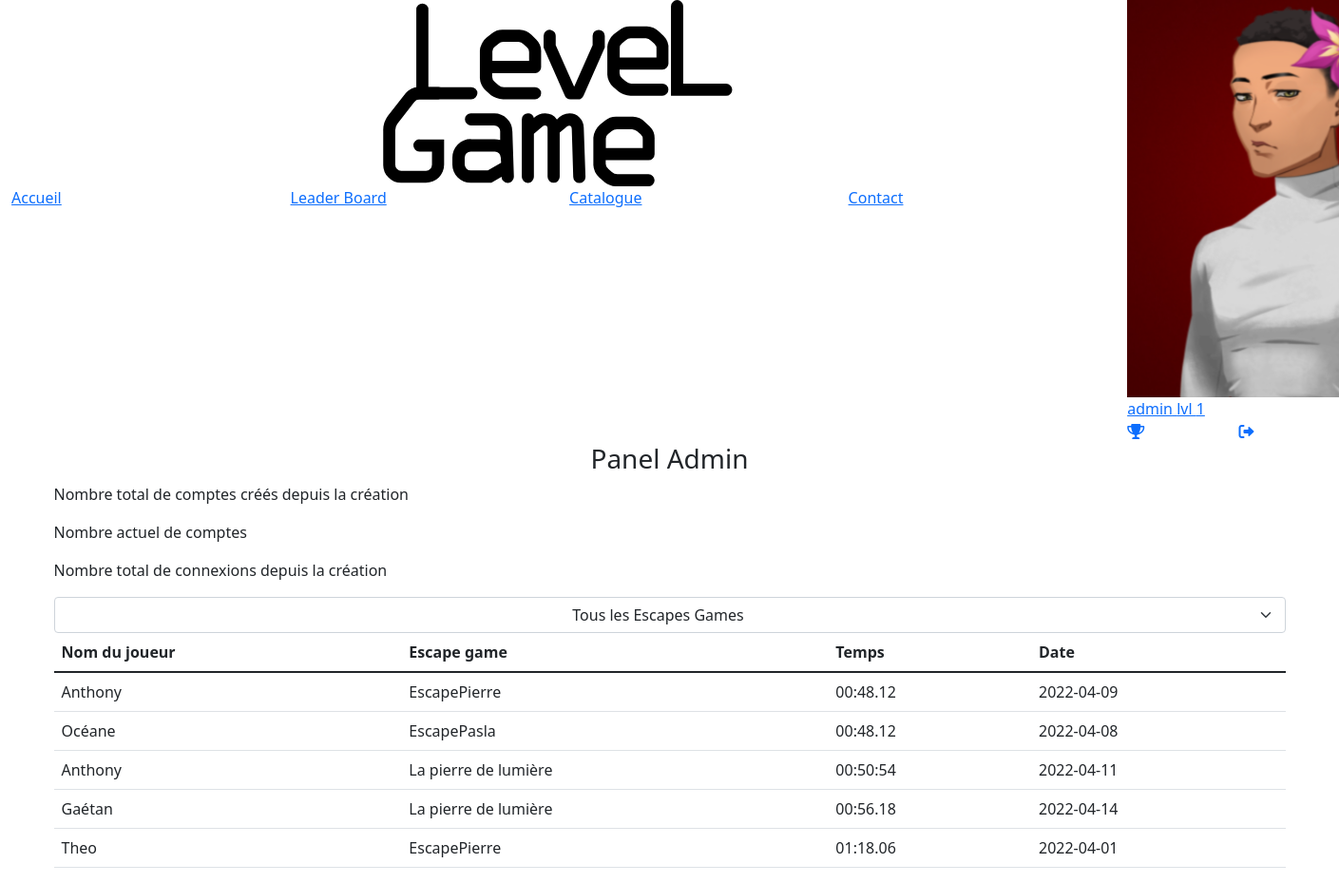
Screenshot of /?p=leaderboard (signed in) with the database file from the repository.
### tables this page shows
CREATE TABLE IF NOT EXISTS `user` (
  `idUser` int(11) NOT NULL AUTO_INCREMENT,
  `nom` varchar(47) NOT NULL,
  `email` varchar(100) NOT NULL,
  `mdp` varchar(30) NOT NULL,
  `niveau` int(11) NOT NULL,
  `adresse` varchar(60) NOT NULL,
  `cp` int(11) NOT NULL,
  `ville` varchar(60) NOT NULL,
  `admin` tinyint(1) DEFAULT NULL,
  PRIMARY KEY (`idUser`),
  KEY `niveau` (`niveau`) USING BTREE
);

CREATE TABLE IF NOT EXISTS `jouer` (
  `idUser` int(11) DEFAULT NULL,
  `idEscape` int(11) DEFAULT NULL,
  `date` date NOT NULL,
  `temps` varchar(10) NOT NULL,
  `note` int(5) DEFAULT NULL,
  `message` varchar(100) DEFAULT NULL,
  KEY `idUser` (`idUser`),
  KEY `idEscape` (`idEscape`)
);

CREATE TABLE IF NOT EXISTS `escapegame` (
  `idEscape` int(11) NOT NULL AUTO_INCREMENT,
  `nom` varchar(50) NOT NULL,
  `niveau` int(11) NOT NULL,
  `idType` int(11) NOT NULL,
  `adresse` varchar(60) NOT NULL,
  `cp` int(11) NOT NULL,
  `ville` varchar(60) NOT NULL,
  `description` text,
  PRIMARY KEY (`idEscape`),
  KEY `idType` (`idType`),
  KEY `niveau` (`niveau`)
);

### public/index.php (called while the page is built, shortened)
<?php
require_once "../src/core/rooter.php";
require "views/layout.php";
?>

### src/models/entity/User.php (called while the page is built, shortened)
<?php
class User{
    protected $nom;
    protected $niveau;
    public function getNom()
    {
        return $this->nom;
    }
    public function setNom($nom)
    {
        $this->nom = $nom;
        return $this;
    }
    public function getNiveau()
    {
        return $this->niveau;
    }
    public function setNiveau($niveau)
    {
        $this->niveau = $niveau;
        return $this;
    }
}
?>

### src/models/BddConnection.php (called while the page is built, shortened)
<?php
class BddConnection{
	protected $serveur = "localhost";
	protected $bdd 	= "blocb";
	protected $user = "root";
	protected $password = "";
	protected function getconnect(){
		try{
			$db = new PDO("mysql:host=$this->serveur;dbname=$this->bdd;charset=utf8",$this->user,$this->password);
			return $db;
		}
		catch(PDOException $erreur){
		return "Erreur : ". $erreur->getMessage();
		}
	}
	public function specifique($table,$champ,$id){
		$db = $this->getconnect();
		$sql = "SELECT * FROM $table WHERE $champ = :id";
		$rst = $db->prepare($sql);
		$rst->execute([":id" => $id]);
		return  $rst->fetchAll(PDO::FETCH_ASSOC);
	}
	public function createLeaderboard($filtre){
		$db = $this->getconnect();
		if($filtre == ""){
			$sql = "SELECT user.nom as nomuser,escapegame.nom as nomescape,jouer.temps,jouer.date
			FROM `jouer`
			INNER JOIN `escapegame` ON jouer.idEscape =escapegame.idEscape
			INNER JOIN `user` ON jouer.idUser = user.idUser
			ORDER BY jouer.temps;";
		}
		$rst = $db->prepare($sql);
		$rst->execute();
		return  $rst->fetchAll(PDO::FETCH_ASSOC);
	}
}
?>

### src/models/repository/JouerRepo.php (called while the page is built, shortened)
<?php
class JouerRepo extends BddConnection{
    public function StatsAll($filtre = ""){
        return $this->createLeaderboard($filtre);
    }
}
?>

### src/models/entity/Escapegame.php (called while the page is built, shortened)
<?php
class Escapegame{
    protected $nom;
    public function getNom()
    {
        return $this->nom;
    }
    public function setNom($nom)
    {
        $this->nom = $nom;
        return $this;
    }
}
?>

### src/models/entity/Jouer.php (called while the page is built, shortened)
<?php
class Jouer{
   protected $date;
   protected $temps;
   public function getDate()
   {
      return $this->date;
   }
   public function setDate($date)
   {
      $this->date = $date;
      return $this;
   }
   public function getTemps()
   {
      return $this->temps;
   }
   public function setTemps($temps)
   {
      $this->temps = $temps;
      return $this;
   }
}

### src/models/repository/UserRepo.php (called while the page is built, shortened)
<?php
class UserRepo extends BddConnection{
    protected $dataUserSelected;
    protected function getUserByChamp($typeChamp, $valueToSearch){
        return $this->specifique("user", $typeChamp, $valueToSearch);
    }
   public function setUserByChamp($champ , $nomChamp ){
       $tab = $this->getUserByChamp($champ , $nomChamp);
       $this->dataUserSelected = new User();
       $this->dataUserSelected->setIdUser($tab[0]["idUser"])
                ->setNom($tab[0]["nom"])
                ->setMail($tab[0]["email"])
                ->setMdp($tab[0]["mdp"])
                ->setNiveau($tab[0]["niveau"])
                ->setAdresse($tab[0]["adresse"])
                ->setCp($tab[0]["cp"])
                ->setVille($tab[0]["ville"])
                ->setAdmin($tab[0]["admin"]);
        return $this;
   }
    public function getDataUserSelected(){
        return $this->dataUserSelected;
    }
}
?>

### src/controller/leaderboard.php (the view, shortened to what this page needs)
<?php
$Leaderboard = [];
if(empty($_POST['SelectOption'])){
    $option = "";
}else{
    $option = $_POST['SelectOption'];
}
$appelbdd = new JouerRepo();
$leaderboard = $appelbdd->StatsAll($option);
foreach ($leaderboard as $key => $value){
    $jouer = new Jouer();
    $jouer->setDate($value["date"]);
    $jouer->setTemps($value["temps"]);
    $user = new User();
    $user->setNom($value["nomuser"]);
    $escape = new Escapegame();
    $escape->setNom($value["nomescape"]);
    array_push($Leaderboard, [$jouer, $user, $escape]);
}
$htmlLeaderboard = "";
foreach($Leaderboard as $key => $value){
    $htmlLeaderboard .= "<tr>"."<td>".$value[1]->getNom()."</td>"."<td>".$value[2]->getNom()."</td>"."<td>".$value[0]->getTemps()."</td>"."<td>".$value[0]->getDate()."</td>"."</tr>";
}
require("../public/views/leaderboard.php");
?>

### src/core/rooter.php (shortened to what this page needs)
<?php
$p = "";
if(isset($_GET["p"])){
	$p = $_GET["p"];
}
switch($p){
	case "leaderboard":
		require("../src/controller/leaderboard.php");
	break;
}
$page_content = ob_get_contents();
?>

### public/views/leaderboard.php (shortened to what this page needs)
<section class="container">
<?php $admin = $_SESSION['compte']['admin'] ?? "";
        if($admin == 1) : ?>
        <div class="row adminPanel">
            <h3 class="text-center">Panel Admin</h3>
            <section>
                <div class="row">
                    <p class="col-md-6">Nombre total de comptes créés depuis la création</p>
                    <p class="col-md-6"><?=$accountsCreated?></p>
                    <p class="col-md-6">Nombre actuel de comptes</p>
                    <p class="col-md-6"><?=$accounts?></p>
                    <p class="col-md-6">Nombre total de connexions depuis la création</p>
                    <p class="col-md-6" ><?=$connexions?></p>
                </div>
            </section>
        </div>
<?php endif ?>
            <form method="POST" id="form">
                <select name="SelectOption" class="form-select text-center" id="SelectOption"?>
                    <option value="" >Tous les Escapes Games </option>
                </select>
            </form>
    <table class="table">
        <thead>
            <tr>
            <th scope="col">Nom du joueur</th>
            <th scope="col">Escape game</th>
            <th scope="col">Temps</th>
            <th scope="col">Date</th>
            </tr>
        </thead>
        <tbody>
            <?= $htmlLeaderboard ?>
        </tbody>
    </table>
</section>

### public/views/layout.php (shortened to what this page needs)
<!DOCTYPE html>
<html lang="en">
<head>
    <link rel="stylesheet/less" href="views/style/reset.less">
    <link href="https://cdn.jsdelivr.net/npm/bootstrap@5.1.3/dist/css/bootstrap.min.css" rel="stylesheet">
    <link rel="stylesheet" href="https://cdnjs.cloudflare.com/ajax/libs/font-awesome/6.0.0-beta3/css/all.min.css"/>
    <link rel="stylesheet/less" href="views/style/style.less">
</head>
<body>
<header class="container-fluid">
    <div class="header">
        <div class="row AZERTY">
            <div class="col-10 menu">
                <div class="row">
                    <div class="offset-4 col-4 logo">
                        <a href="#">
                        </a>
                    </div>
                </div>
                    <div class="row liens">
                        <a href="?p=accueil"class="col-3" >Accueil</a>
                        <a href="?p=leaderboard"class="col-3" >Leader Board</a>
                        <a href="?p=catalogue"class="col-3" >Catalogue</a>
                    <a href="?p=contact"class="col-3" >Contact</a>
                    </div>
                </div>
                <?php
                $compte = $_SESSION['compte'] ?? "";
                if($compte) :
                    $userRepo = new UserRepo();
                    $userRepo->setUserByChamp("email",$session->GetCompte()["email"] );
                    $try = $userRepo->getDataUserSelected(); ?>
                        <div class="col-2 connecter">
                            <a href="?p=infos" class="avatar">
                                <img src="views/style/img/avatar<?= $try->getNiveau();?>.png" alt="">
                                <span class="user"><?php
                                echo($try->getNom()); ?></span>
                                <span class="niveau">lvl&nbsp<?= $try->getNiveau(); ?></span>
                            </a>
                            <div class="userconnecter">
                                <div class="row">
                                    <a href="?p=stats" class="col-6"><i class="fas fa-trophy"></i></a>
                                    <a href="?p=login" class="col-6"><i class="fa-solid fa-right-from-bracket"></i></a>
                                </div>
                            </div>
                        </div>
                <?php endif ?>
            </div>
         </div>
</header>
    <?= $page_content;?>
</body>
</html>

### rows the page displays
user: nom "admin", niveau "1"
jouer: idUser.nom "Anthony", idEscape.nom "EscapePierre", temps "00:48.12", date "2022-04-09"
jouer: idUser.nom "Océane", idEscape.nom "EscapePasla", temps "00:48.12", date "2022-04-08"
jouer: idUser.nom "Anthony", idEscape.nom "La pierre de lumière", temps "00:50:54", date "2022-04-11"
jouer: idUser.nom "Gaétan", idEscape.nom "La pierre de lumière", temps "00:56.18", date "2022-04-14"
jouer: idUser.nom "Theo", idEscape.nom "EscapePierre", temps "01:18.06", date "2022-04-01"
